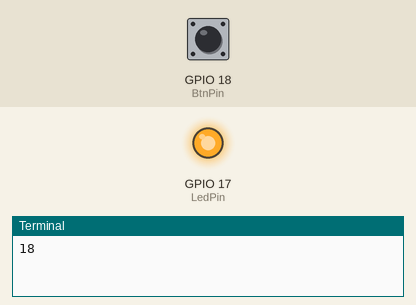
This program was run on a simulated Raspberry Pi (BCM pin numbers). Parts: output pins drawn as LEDs (lit = HIGH), the last lines printed to the terminal. The test bench sets the inputs (shaded band); at power-on: GPIO 18 (BtnPin) HIGH.

Above: at 1.2 s.
1.3 s: GPIO 18 (BtnPin) pulled LOW for 0.15 s
At 2.5 s:
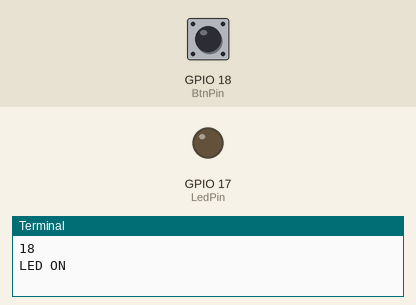
2.9 s: GPIO 18 (BtnPin) pulled LOW for 1 s
At 3.8 s:
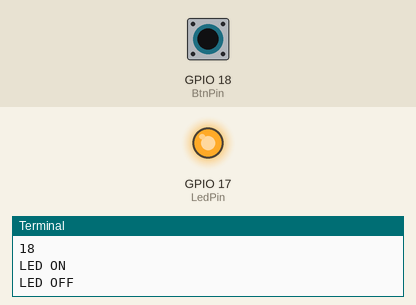
5.4 s: GPIO 18 (BtnPin) pulled LOW for 3.2 s
At 5.7 s:
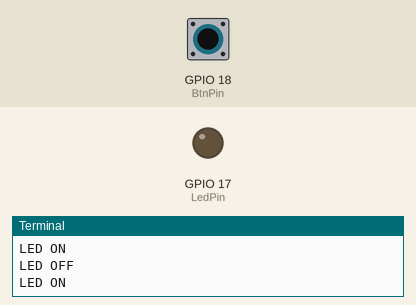
Timing chart, 0 to 8.4 s (numbered marks = the images above; inputs shaded):
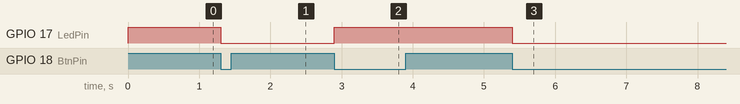

The program:

2_1_1.py
```python
import RPi.GPIO as GPIO
import time

LedPin = 17
BtnPin = 18

Led_status = True

def setup():
    GPIO.setmode(GPIO.BCM)
    GPIO.setup(LedPin, GPIO.OUT, initial=GPIO.HIGH)
    GPIO.setup(BtnPin, GPIO.IN)
    print(BtnPin)

def swLed(ev=None):
    global Led_status
    Led_status = not Led_status
    GPIO.output(LedPin, Led_status)
    if Led_status:
        print("LED OFF")
    else:
        print("LED ON")

def main():
    # GPIO.FALLINGで立ち下りエッジを検出.(HIGH->LOW)
    GPIO.add_event_detect(BtnPin, GPIO.FALLING, callback=swLed)
    while True:
        time.sleep(1)

def destroy():
    GPIO.output(LedPin, GPIO.HIGH)
    GPIO.cleanup()

if __name__ == "__main__":
    setup()
    try:
        main()
    except KeyboardInterrupt:
        destroy()
```

Measured:
- after the input at 1.3 s, GPIO 17 (LedPin): HIGH → LOW at once
- after the input at 2.9 s, GPIO 17 (LedPin): LOW → HIGH at once
- after the input at 5.4 s, GPIO 17 (LedPin): HIGH → LOW at once
